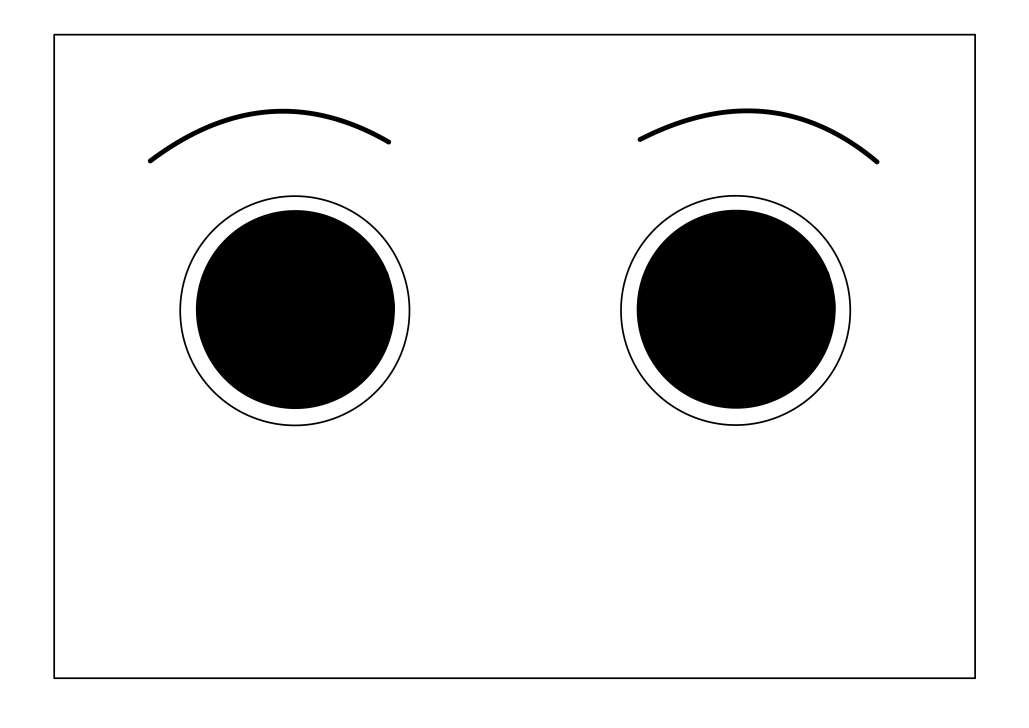
#> input picture code/ext_code/img/neutral.jpg, 3086 x 2182 px, found by its file name (shown at 1/3 size)
$ python -i fakeittillyoumakeit.py   (imports and definitions only)
#> lines starting #> are read from the running program, lines starting #| are printed output that depends on the picture
#!/usr/bin/env python3
import curses
from gpiozero import Robot
import cv2
import imutils

def remoteControl():

    robot = Robot(left=(5,6), right=(13,19))

    neutral = cv2.imread("ext_code/img/neutral.jpg")
#> neutral is the input picture: shape (2182, 3086, 3); min 0, max 255, mean 230.3
    neutral = imutils.resize(neutral, width=500, height=500)
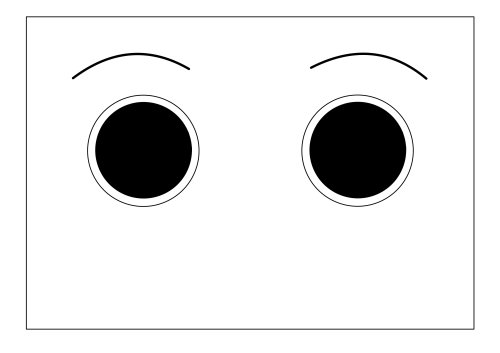
#> neutral: shape (353, 500, 3); min 0, max 255, mean 230.3

    happy = cv2.imread("ext_code/img/angry.jpg")
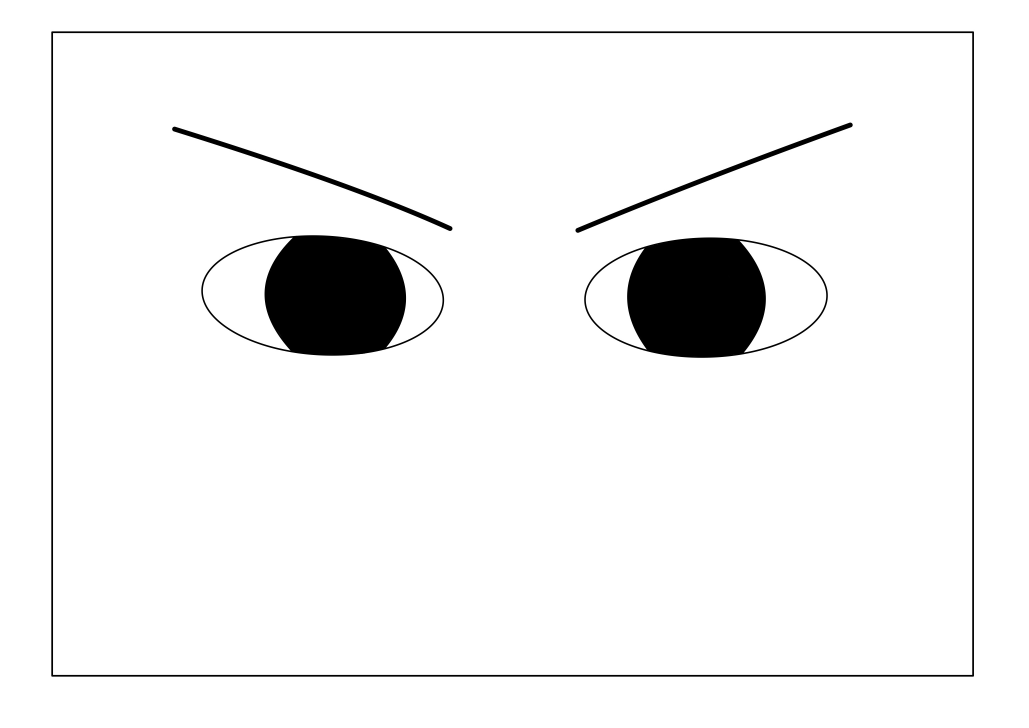
#> input picture code/ext_code/img/angry.jpg, 3086 x 2182 px, found by its file name (shown at 1/3 size)
#> happy is the input picture: shape (2182, 3086, 3); min 0, max 255, mean 242
    happy = imutils.resize(happy, width=500, height=500)
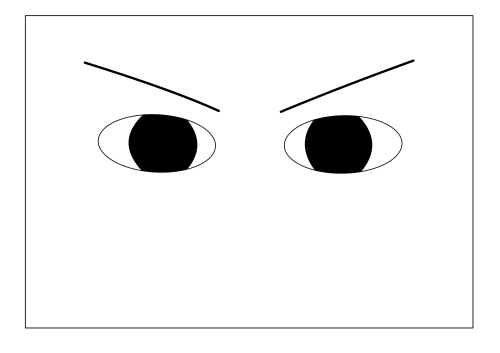
#> happy: shape (353, 500, 3); min 0, max 255, mean 242

    actions = {
        curses.KEY_UP:      robot.forward,
        curses.KEY_DOWN:    robot.backward,
        curses.KEY_LEFT:    robot.left,
        curses.KEY_RIGHT:   robot.right,
    }

    def main(window):
        next_key = None
        while True:
            curses.halfdelay(1)
            if next_key is None:
                key = window.getch()

            else:
                key = next_key
                next_key = None
            if key != -1:
                if key == ord('w'):
                    happy = cv2.imread("ext_code/img/angry.jpg")
                    happy = imutils.resize(happy, width=500, height=500)
                    cv2.imshow("Frame", happy)
                    continue
                elif key == ord('e'):
                    neutral = cv2.imread("ext_code/img/neutral.jpg")
                    neutral = imutils.resize(neutral, width=500, height=500)
                    cv2.imshow("Frame", neutral)
                    continue

                # KEY PRESSED
                curses.halfdelay(3)
                action = actions.get(key)
                if action is not None:
                    action()
                next_key = key
                while next_key == key:
                    next_key = window.getch()
                # KEY RELEASED
                robot.stop()

#> (the run stopped early here; a loop or call above may not have finished)
